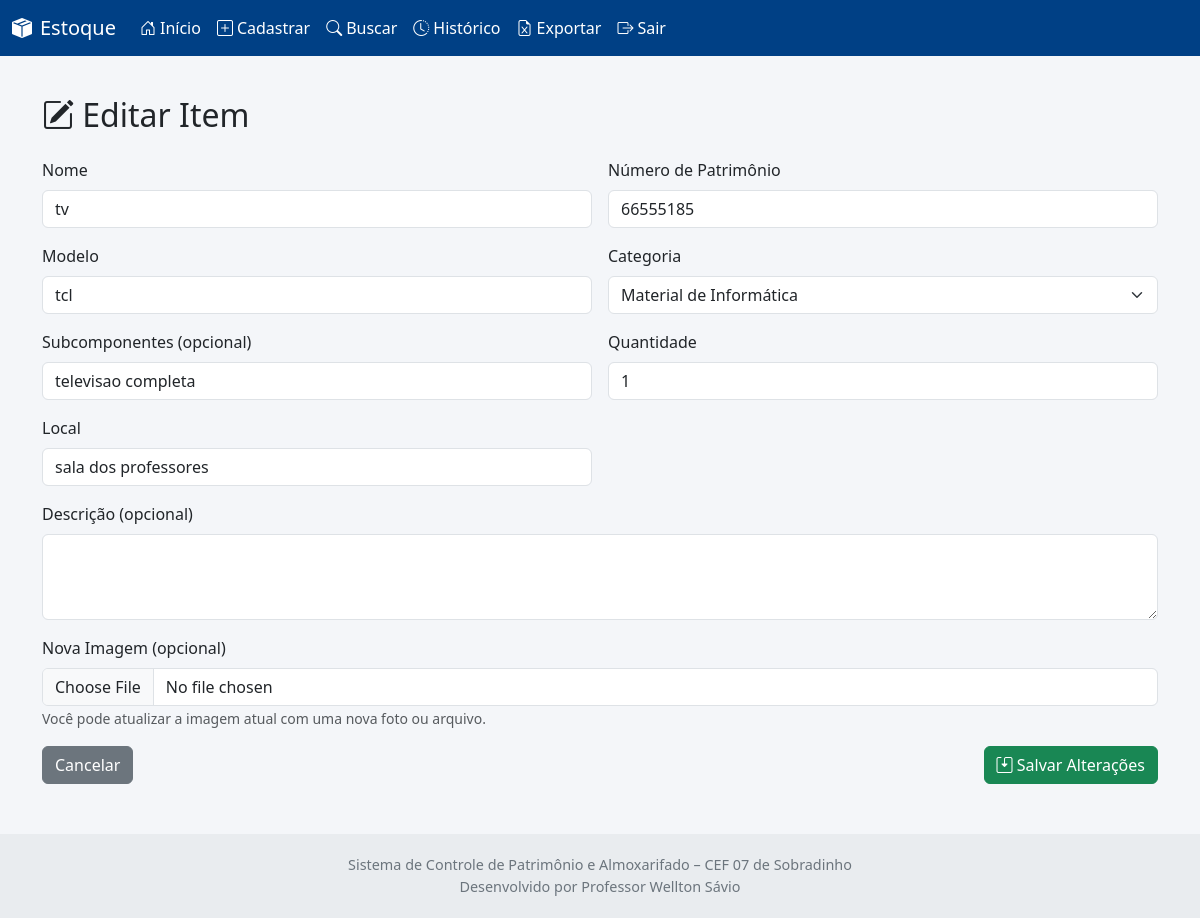
Screenshot of /editar/17 (signed in) with the database file from the repository.
### tables this page shows
CREATE TABLE itens (
                        id INTEGER PRIMARY KEY AUTOINCREMENT,
                        nome TEXT,
                        patrimonio TEXT,
                        modelo TEXT,
                        categoria TEXT,
                        subitens TEXT,
                        quantidade INTEGER,
                        imagem TEXT,
                        descricao TEXT, local TEXT DEFAULT '');

### app.py (the view)
@app.route('/editar/<int:id>', methods=['GET', 'POST'])
def editar(id):
    item = obter_item(id)
    if request.method == 'POST':
        dados = {k: request.form[k] for k in request.form}
        imagem = request.files.get('imagem')
        editar_item(id, dados, imagem)
        return redirect(url_for('dashboard'))
    return render_template('editar_item.html', item=item)

### app.py (called while the page is built)
def conectar():
    return sqlite3.connect('database.db', timeout=10)

@app.before_request
def proteger_rotas():
    rotas_livres = ['index', 'login', 'cadastro', 'static']
    if request.endpoint not in rotas_livres:
        if 'usuario' not in session and not session.get('moderador'):
            return redirect(url_for('login'))

def obter_item(id):
    with conectar() as conn:
        cursor = conn.cursor()
        cursor.execute("SELECT * FROM itens WHERE id=?", (id,))
        return cursor.fetchone()

### templates/editar_item.html (shortened to what this page needs)
{% extends 'base.html' %}
{% block content %}
<h2 class="mb-4"><i class="bi bi-pencil-square"></i> Editar Item</h2>
<form method="POST" enctype="multipart/form-data" class="row g-3">
  <div class="col-md-6">
    <label class="form-label">Nome</label>
    <input type="text" name="nome" value="{{ item[1] }}" class="form-control" required>
  </div>
  <div class="col-md-6">
    <label class="form-label">Número de Patrimônio</label>
    <input type="text" name="patrimonio" value="{{ item[2] }}" class="form-control">
  </div>
  <div class="col-md-6">
    <label class="form-label">Modelo</label>
    <input type="text" name="modelo" value="{{ item[3] }}" class="form-control">
  </div>
  <div class="col-md-6">
    <label class="form-label">Categoria</label>
    <select name="categoria" class="form-select" required>
      {% set categorias = [
        "Material de Escritório", "Material de Informática", "Material de Limpeza", "Material de Cozinha",
        "Mantimentos / Gêneros Alimentícios", "Material de Papelaria", "Equipamento Escolar / Mobiliário",
        "Material de Construção / Manutenção", "Equipamentos de Segurança (EPI)", "Outros"
      ] %}
      {% for cat in categorias %}
      <option value="{{ cat }}" {% if item[4] == cat %}selected{% endif %}>{{ cat }}</option>
      {% endfor %}
    </select>
  </div>
  <div class="col-md-6">
    <label class="form-label">Subcomponentes (opcional)</label>
    <input type="text" name="subitens" value="{{ item[5] }}" class="form-control">
  </div>
  <div class="col-md-6">
    <label class="form-label">Quantidade</label>
    <input type="number" name="quantidade" value="{{ item[6] }}" class="form-control" min="1">
  </div>
  <div class="col-md-6">
    <label class="form-label">Local</label>
    <input type="text" name="local" value="{{ item[9] if item|length > 9 else '' }}" class="form-control" placeholder="Ex: Almoxarifado, Sala A3...">
  </div>
  <div class="col-md-12">
    <label class="form-label">Descrição (opcional)</label>
    <textarea name="descricao" class="form-control" rows="3">{{ item[8] }}</textarea>
  </div>
  <div class="col-md-12">
    <label for="imagem" class="form-label">Nova Imagem (opcional)</label>
    <input type="file" id="imagem" name="imagem" accept="image/*" class="form-control">
    <small class="form-text text-muted">Você pode atualizar a imagem atual com uma nova foto ou arquivo.</small>
  </div>
  <div class="col-12 d-flex justify-content-between">
    <a href="{{ url_for('visualizar', id=item[0]) }}" class="btn btn-secondary">Cancelar</a>
    <button type="submit" class="btn btn-success">
      <i class="bi bi-save2"></i> Salvar Alterações
    </button>
  </div>
</form>
{% endblock %}

### templates/base.html (style rules this page uses)
body { background-color: #f4f6f9; font-family: 'Segoe UI', Tahoma, Geneva, Verdana, sans-serif; }

### rows the page displays
itens: nome "tv", patrimonio "66555185", modelo "tcl", categoria "Material de Informática", subitens "televisao completa", quantidade "1", local "sala dos professores"
